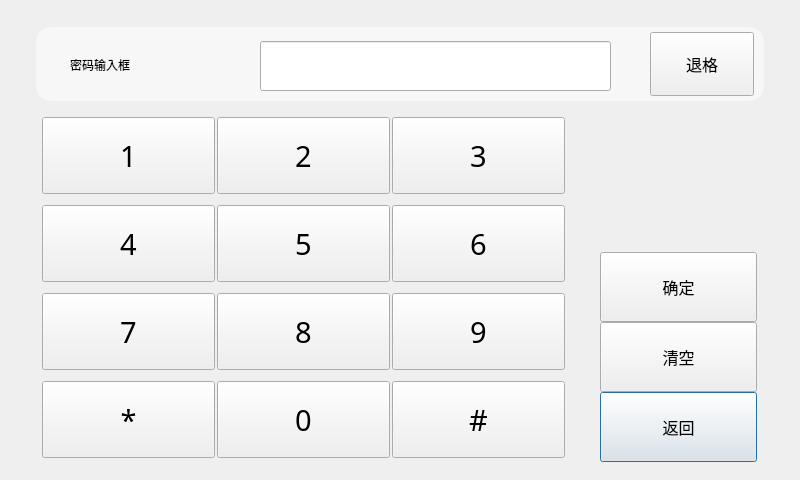
<?xml version="1.0" encoding="UTF-8"?>
<ui version="4.0">
 <class>SecurityPasswordDialog</class>
 <widget class="QDialog" name="SecurityPasswordDialog">
  <property name="geometry">
   <rect>
    <x>0</x>
    <y>0</y>
    <width>800</width>
    <height>480</height>
   </rect>
  </property>
  <property name="windowTitle">
   <string>Dialog</string>
  </property>
  <widget class="CommonPushButton" name="pushButtonSecPwdReturn">
   <property name="geometry">
    <rect>
     <x>600</x>
     <y>392</y>
     <width>157</width>
     <height>70</height>
    </rect>
   </property>
   <property name="font">
    <font>
     <family>AlArabiya</family>
     <pointsize>12</pointsize>
    </font>
   </property>
   <property name="text">
    <string>返回</string>
   </property>
  </widget>
  <widget class="CommonPushButton" name="pushButtonSecPwdNum7">
   <property name="geometry">
    <rect>
     <x>42</x>
     <y>293</y>
     <width>173</width>
     <height>77</height>
    </rect>
   </property>
   <property name="minimumSize">
    <size>
     <width>0</width>
     <height>0</height>
    </size>
   </property>
   <property name="maximumSize">
    <size>
     <width>1677215</width>
     <height>16777215</height>
    </size>
   </property>
   <property name="font">
    <font>
     <family>AlArabiya</family>
     <pointsize>22</pointsize>
    </font>
   </property>
   <property name="text">
    <string>7</string>
   </property>
  </widget>
  <widget class="CommonPushButton" name="pushButtonSecPwdNum0">
   <property name="geometry">
    <rect>
     <x>217</x>
     <y>381</y>
     <width>173</width>
     <height>77</height>
    </rect>
   </property>
   <property name="minimumSize">
    <size>
     <width>0</width>
     <height>0</height>
    </size>
   </property>
   <property name="maximumSize">
    <size>
     <width>1677215</width>
     <height>16777215</height>
    </size>
   </property>
   <property name="font">
    <font>
     <family>AlArabiya</family>
     <pointsize>22</pointsize>
    </font>
   </property>
   <property name="text">
    <string>0</string>
   </property>
  </widget>
  <widget class="CommonPushButton" name="pushButtonSecPwdNum4">
   <property name="geometry">
    <rect>
     <x>42</x>
     <y>205</y>
     <width>173</width>
     <height>77</height>
    </rect>
   </property>
   <property name="minimumSize">
    <size>
     <width>0</width>
     <height>0</height>
    </size>
   </property>
   <property name="maximumSize">
    <size>
     <width>1677215</width>
     <height>16777215</height>
    </size>
   </property>
   <property name="font">
    <font>
     <family>AlArabiya</family>
     <pointsize>22</pointsize>
    </font>
   </property>
   <property name="text">
    <string>4</string>
   </property>
  </widget>
  <widget class="CommonPushButton" name="pushButtonSecPwdShop">
   <property name="geometry">
    <rect>
     <x>392</x>
     <y>381</y>
     <width>173</width>
     <height>77</height>
    </rect>
   </property>
   <property name="minimumSize">
    <size>
     <width>0</width>
     <height>0</height>
    </size>
   </property>
   <property name="maximumSize">
    <size>
     <width>1677215</width>
     <height>16777215</height>
    </size>
   </property>
   <property name="font">
    <font>
     <family>AlArabiya</family>
     <pointsize>22</pointsize>
    </font>
   </property>
   <property name="text">
    <string>#</string>
   </property>
  </widget>
  <widget class="CommonPushButton" name="pushButtonSecPwdNum5">
   <property name="geometry">
    <rect>
     <x>217</x>
     <y>205</y>
     <width>173</width>
     <height>77</height>
    </rect>
   </property>
   <property name="minimumSize">
    <size>
     <width>0</width>
     <height>0</height>
    </size>
   </property>
   <property name="maximumSize">
    <size>
     <width>1677215</width>
     <height>16777215</height>
    </size>
   </property>
   <property name="font">
    <font>
     <family>AlArabiya</family>
     <pointsize>22</pointsize>
    </font>
   </property>
   <property name="text">
    <string>5</string>
   </property>
  </widget>
  <widget class="CommonPushButton" name="pushButtonSecPwdBack">
   <property name="geometry">
    <rect>
     <x>650</x>
     <y>32</y>
     <width>104</width>
     <height>64</height>
    </rect>
   </property>
   <property name="minimumSize">
    <size>
     <width>40</width>
     <height>40</height>
    </size>
   </property>
   <property name="font">
    <font>
     <family>AlArabiya</family>
     <pointsize>12</pointsize>
    </font>
   </property>
   <property name="text">
    <string>退格</string>
   </property>
  </widget>
  <widget class="CommonPushButton" name="pushButtonSecPwdNum2">
   <property name="geometry">
    <rect>
     <x>217</x>
     <y>117</y>
     <width>173</width>
     <height>77</height>
    </rect>
   </property>
   <property name="minimumSize">
    <size>
     <width>0</width>
     <height>0</height>
    </size>
   </property>
   <property name="maximumSize">
    <size>
     <width>1677215</width>
     <height>16777215</height>
    </size>
   </property>
   <property name="font">
    <font>
     <family>AlArabiya</family>
     <pointsize>22</pointsize>
    </font>
   </property>
   <property name="text">
    <string>2</string>
   </property>
  </widget>
  <widget class="QLineEdit" name="lineEditPassword">
   <property name="enabled">
    <bool>true</bool>
   </property>
   <property name="geometry">
    <rect>
     <x>260</x>
     <y>41</y>
     <width>351</width>
     <height>50</height>
    </rect>
   </property>
   <property name="font">
    <font>
     <weight>50</weight>
     <italic>false</italic>
     <bold>false</bold>
    </font>
   </property>
   <property name="mouseTracking">
    <bool>false</bool>
   </property>
   <property name="focusPolicy">
    <enum>Qt::NoFocus</enum>
   </property>
   <property name="styleSheet">
    <string notr="true"/>
   </property>
   <property name="text">
    <string/>
   </property>
   <property name="maxLength">
    <number>16</number>
   </property>
   <property name="alignment">
    <set>Qt::AlignRight|Qt::AlignTrailing|Qt::AlignVCenter</set>
   </property>
   <property name="readOnly">
    <bool>true</bool>
   </property>
  </widget>
  <widget class="CommonPushButton" name="pushButtonSecPwdClear">
   <property name="geometry">
    <rect>
     <x>600</x>
     <y>322</y>
     <width>157</width>
     <height>70</height>
    </rect>
   </property>
   <property name="font">
    <font>
     <family>AlArabiya</family>
     <pointsize>12</pointsize>
    </font>
   </property>
   <property name="text">
    <string>清空</string>
   </property>
  </widget>
  <widget class="CommonPushButton" name="pushButtonSecPwdNum6">
   <property name="geometry">
    <rect>
     <x>392</x>
     <y>205</y>
     <width>173</width>
     <height>77</height>
    </rect>
   </property>
   <property name="minimumSize">
    <size>
     <width>0</width>
     <height>0</height>
    </size>
   </property>
   <property name="maximumSize">
    <size>
     <width>1677215</width>
     <height>16777215</height>
    </size>
   </property>
   <property name="font">
    <font>
     <family>AlArabiya</family>
     <pointsize>22</pointsize>
    </font>
   </property>
   <property name="text">
    <string>6</string>
   </property>
  </widget>
  <widget class="CommonPushButton" name="pushButtonSecPwdNum1">
   <property name="geometry">
    <rect>
     <x>42</x>
     <y>117</y>
     <width>173</width>
     <height>77</height>
    </rect>
   </property>
   <property name="minimumSize">
    <size>
     <width>0</width>
     <height>0</height>
    </size>
   </property>
   <property name="maximumSize">
    <size>
     <width>1677215</width>
     <height>16777215</height>
    </size>
   </property>
   <property name="font">
    <font>
     <family>AlArabiya</family>
     <pointsize>22</pointsize>
    </font>
   </property>
   <property name="text">
    <string>1</string>
   </property>
  </widget>
  <widget class="CommonPushButton" name="pushButtonSecPwdOK">
   <property name="geometry">
    <rect>
     <x>600</x>
     <y>252</y>
     <width>157</width>
     <height>70</height>
    </rect>
   </property>
   <property name="font">
    <font>
     <family>AlArabiya</family>
     <pointsize>12</pointsize>
    </font>
   </property>
   <property name="text">
    <string>确定</string>
   </property>
  </widget>
  <widget class="CommonPushButton" name="pushButtonSecPwdDot">
   <property name="geometry">
    <rect>
     <x>42</x>
     <y>381</y>
     <width>173</width>
     <height>77</height>
    </rect>
   </property>
   <property name="minimumSize">
    <size>
     <width>0</width>
     <height>0</height>
    </size>
   </property>
   <property name="maximumSize">
    <size>
     <width>1677215</width>
     <height>16777215</height>
    </size>
   </property>
   <property name="font">
    <font>
     <family>AlArabiya</family>
     <pointsize>22</pointsize>
    </font>
   </property>
   <property name="text">
    <string>*</string>
   </property>
  </widget>
  <widget class="QFrame" name="frame">
   <property name="geometry">
    <rect>
     <x>36</x>
     <y>27</y>
     <width>728</width>
     <height>74</height>
    </rect>
   </property>
   <property name="styleSheet">
    <string notr="true">border-radius: 15px;
background-color: rgba(255, 255, 255, 128);
</string>
   </property>
   <property name="frameShape">
    <enum>QFrame::Panel</enum>
   </property>
   <property name="frameShadow">
    <enum>QFrame::Sunken</enum>
   </property>
  </widget>
  <widget class="CommonPushButton" name="pushButtonSecPwdNum8">
   <property name="geometry">
    <rect>
     <x>217</x>
     <y>293</y>
     <width>173</width>
     <height>77</height>
    </rect>
   </property>
   <property name="minimumSize">
    <size>
     <width>0</width>
     <height>0</height>
    </size>
   </property>
   <property name="maximumSize">
    <size>
     <width>1677215</width>
     <height>16777215</height>
    </size>
   </property>
   <property name="font">
    <font>
     <family>AlArabiya</family>
     <pointsize>22</pointsize>
    </font>
   </property>
   <property name="text">
    <string>8</string>
   </property>
  </widget>
  <widget class="CommonPushButton" name="pushButtonSecPwdNum3">
   <property name="geometry">
    <rect>
     <x>392</x>
     <y>117</y>
     <width>173</width>
     <height>77</height>
    </rect>
   </property>
   <property name="minimumSize">
    <size>
     <width>0</width>
     <height>0</height>
    </size>
   </property>
   <property name="maximumSize">
    <size>
     <width>1677215</width>
     <height>16777215</height>
    </size>
   </property>
   <property name="font">
    <font>
     <family>AlArabiya</family>
     <pointsize>22</pointsize>
    </font>
   </property>
   <property name="text">
    <string>3</string>
   </property>
  </widget>
  <widget class="CommonPushButton" name="pushButtonSecPwdNum9">
   <property name="geometry">
    <rect>
     <x>392</x>
     <y>293</y>
     <width>173</width>
     <height>77</height>
    </rect>
   </property>
   <property name="minimumSize">
    <size>
     <width>0</width>
     <height>0</height>
    </size>
   </property>
   <property name="maximumSize">
    <size>
     <width>1677215</width>
     <height>16777215</height>
    </size>
   </property>
   <property name="font">
    <font>
     <family>AlArabiya</family>
     <pointsize>22</pointsize>
    </font>
   </property>
   <property name="text">
    <string>9</string>
   </property>
  </widget>
  <widget class="QLabel" name="labelPwdInfo">
   <property name="geometry">
    <rect>
     <x>70</x>
     <y>34</y>
     <width>151</width>
     <height>61</height>
    </rect>
   </property>
   <property name="styleSheet">
    <string notr="true"/>
   </property>
   <property name="text">
    <string>密码输入框</string>
   </property>
  </widget>
  <zorder>frame</zorder>
  <zorder>pushButtonSecPwdReturn</zorder>
  <zorder>pushButtonSecPwdNum7</zorder>
  <zorder>pushButtonSecPwdNum0</zorder>
  <zorder>pushButtonSecPwdNum4</zorder>
  <zorder>pushButtonSecPwdShop</zorder>
  <zorder>pushButtonSecPwdNum5</zorder>
  <zorder>pushButtonSecPwdBack</zorder>
  <zorder>pushButtonSecPwdNum2</zorder>
  <zorder>lineEditPassword</zorder>
  <zorder>pushButtonSecPwdClear</zorder>
  <zorder>pushButtonSecPwdNum6</zorder>
  <zorder>pushButtonSecPwdNum1</zorder>
  <zorder>pushButtonSecPwdOK</zorder>
  <zorder>pushButtonSecPwdDot</zorder>
  <zorder>pushButtonSecPwdNum8</zorder>
  <zorder>pushButtonSecPwdNum3</zorder>
  <zorder>pushButtonSecPwdNum9</zorder>
  <zorder>labelPwdInfo</zorder>
 </widget>
 <customwidgets>
  <customwidget>
   <class>CommonPushButton</class>
   <extends>QPushButton</extends>
   <header>commonpushbutton.h</header>
  </customwidget>
 </customwidgets>
 <tabstops>
  <tabstop>pushButtonSecPwdNum1</tabstop>
  <tabstop>pushButtonSecPwdNum2</tabstop>
  <tabstop>pushButtonSecPwdNum3</tabstop>
  <tabstop>pushButtonSecPwdNum4</tabstop>
  <tabstop>pushButtonSecPwdNum5</tabstop>
  <tabstop>pushButtonSecPwdNum6</tabstop>
  <tabstop>pushButtonSecPwdNum7</tabstop>
  <tabstop>pushButtonSecPwdNum8</tabstop>
  <tabstop>pushButtonSecPwdNum9</tabstop>
  <tabstop>pushButtonSecPwdDot</tabstop>
  <tabstop>pushButtonSecPwdNum0</tabstop>
  <tabstop>pushButtonSecPwdShop</tabstop>
  <tabstop>pushButtonSecPwdBack</tabstop>
  <tabstop>pushButtonSecPwdOK</tabstop>
  <tabstop>pushButtonSecPwdClear</tabstop>
  <tabstop>pushButtonSecPwdReturn</tabstop>
 </tabstops>
 <resources/>
 <connections/>
</ui>
